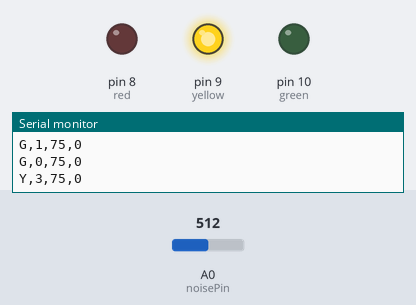
This sketch was run on a simulated Arduino Uno, built with avr-gcc and run on an emulated ATmega328P. On the bench: output pins drawn as LEDs (lit = HIGH), the last lines printed to the serial monitor. Inputs (shaded band) come from the test bench; at power-on: A0 (noisePin) = 512.

Above: at 23.8 s.
23.9 s: A0 (noisePin) set to 564
At 27.9 s:
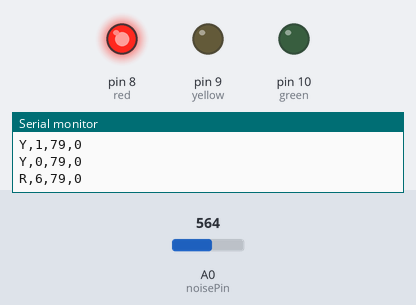
28.5 s: A0 (noisePin) set to 594
At 44.7 s:
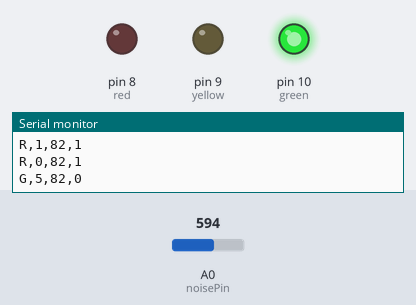
45.5 s: A0 (noisePin) set to 511
Timing chart, 0 to 72.5 s (numbered marks = the images above; inputs shaded):
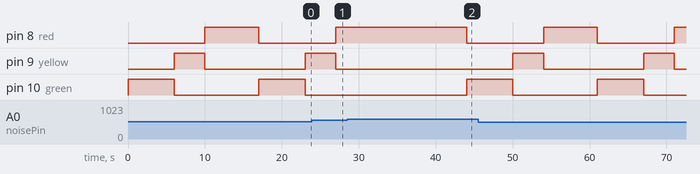

Measured:
- the behaviour switches between 579 and 580 on A0 (noisePin) (found by bisection; images 1 and 2)
- after the input at 28.5 s, pin 9 (yellow): stays LOW (without the input it goes to HIGH after 11.5 s)

The sketch:

Arduino_code.ino
```cpp
int noisePin = A0;

int red = 8;
int yellow = 9;
int green = 10;

int noiseLimit = 80;

bool ambulance = false;

void setup()
{
  Serial.begin(9600);

  pinMode(red, OUTPUT);
  pinMode(yellow, OUTPUT);
  pinMode(green, OUTPUT);
}

void loop()
{
  int penalty = 0;

  // -------- GREEN --------
  digitalWrite(green, HIGH);
  digitalWrite(red, LOW);
  digitalWrite(yellow, LOW);

  for(int t = 5; t >= 0; t--)
  {
    sendData("G", t, penalty);
    delay(1000);
  }

  // -------- YELLOW --------
  digitalWrite(green, LOW);
  digitalWrite(yellow, HIGH);

  for(int t = 3; t >= 0; t--)
  {
    sendData("Y", t, penalty);
    delay(1000);
  }

  digitalWrite(yellow, LOW);

  // -------- RED --------
  ambulance = false;   // reset every cycle

  digitalWrite(red, HIGH);

  int redTime = 6;
  int penaltyGiven = 0;
  int ambulanceHandled = 0;

  for(int t = redTime; t >= 0; t--)
  {
    checkAmbulance();

    int noise = analogRead(noisePin);
    int db = map(noise,0,1023,30,120);

    // Ambulance priority
    if(ambulance && ambulanceHandled == 0)
    {
      t = t / 2;
      ambulanceHandled = 1;
    }

    // Honking penalty
    if(db > noiseLimit && penaltyGiven == 0 && ambulance == false)
    {
      t = t + 10;
      penalty = 1;
      penaltyGiven = 1;
    }

    Serial.print("R,");
    Serial.print(t);
    Serial.print(",");
    Serial.print(db);
    Serial.print(",");
    Serial.println(penalty);

    delay(1000);
  }

  digitalWrite(red, LOW);
}

void sendData(String signal, int t, int penalty)
{
  int noise = analogRead(noisePin);
  int db = map(noise,0,1023,30,120);

  Serial.print(signal);
  Serial.print(",");
  Serial.print(t);
  Serial.print(",");
  Serial.print(db);
  Serial.print(",");
  Serial.println(penalty);
}

void checkAmbulance()
{
  if(Serial.available())
  {
    char c = Serial.read();

    if(c == 'A')
    {
      ambulance = true;
    }
  }
}
```
